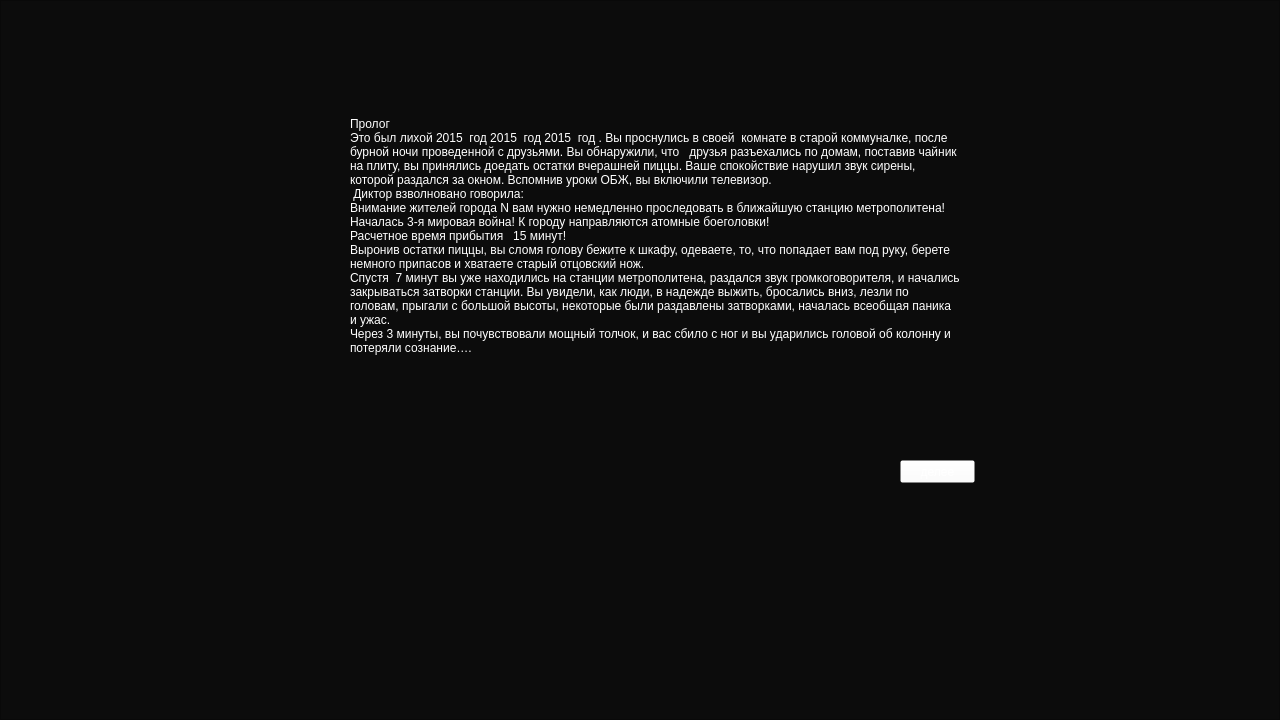
<?xml version="1.0" encoding="UTF-8"?>
<ui version="4.0">
 <class>Prolog</class>
 <widget class="QWidget" name="Prolog">
  <property name="geometry">
   <rect>
    <x>0</x>
    <y>0</y>
    <width>1280</width>
    <height>720</height>
   </rect>
  </property>
  <property name="windowTitle">
   <string>Form</string>
  </property>
  <property name="styleSheet">
   <string notr="true">QTextEdit{
font: 6pt &quot;Press Start 2P&quot;;
color: white;
	background-color: rgba(255, 255, 255, 0);

}

QPushButton { 
background-color: rgba(255, 255, 255, 0);
color:white;
}

QPushButton:hover{

color: rgb(122, 122, 122);
}
QPushButton:pressed{
color:rgb(208, 0, 177);
}

QLabel{
font: 7pt &quot;Press Start 2P&quot;;
color: rgb(255, 255, 255);
}
</string>
  </property>
  <widget class="QPushButton" name="go_to_menu">
   <property name="geometry">
    <rect>
     <x>900</x>
     <y>460</y>
     <width>75</width>
     <height>23</height>
    </rect>
   </property>
   <property name="text">
    <string>делее</string>
   </property>
  </widget>
  <widget class="QGraphicsView" name="graphicsView">
   <property name="geometry">
    <rect>
     <x>0</x>
     <y>0</y>
     <width>1280</width>
     <height>720</height>
    </rect>
   </property>
   <property name="styleSheet">
    <string notr="true">background-color: rgb(12, 12, 12);</string>
   </property>
  </widget>
  <widget class="QLabel" name="label">
   <property name="geometry">
    <rect>
     <x>350</x>
     <y>30</y>
     <width>611</width>
     <height>411</height>
    </rect>
   </property>
   <property name="layoutDirection">
    <enum>Qt::LeftToRight</enum>
   </property>
   <property name="text">
    <string>Пролог 
Это был лихой 2015  год 2015  год 2015  год . Вы проснулись в своей  комнате в старой коммуналке, после бурной ночи проведенной с друзьями. Вы обнаружили, что   друзья разъехались по домам, поставив чайник на плиту, вы принялись доедать остатки вчерашней пиццы. Ваше спокойствие нарушил звук сирены, которой раздался за окном. Вспомнив уроки ОБЖ, вы включили телевизор.
 Диктор взволновано говорила: 
Внимание жителей города N вам нужно немедленно проследовать в ближайшую станцию метрополитена! Началась 3-я мировая война! К городу направляются атомные боеголовки! 
Расчетное время прибытия   15 минут! 
Выронив остатки пиццы, вы сломя голову бежите к шкафу, одеваете, то, что попадает вам под руку, берете немного припасов и хватаете старый отцовский нож.
Спустя  7 минут вы уже находились на станции метрополитена, раздался звук громкоговорителя, и начались закрываться затворки станции. Вы увидели, как люди, в надежде выжить, бросались вниз, лезли по головам, прыгали с большой высоты, некоторые были раздавлены затворками, началась всеобщая паника и ужас. 
Через 3 минуты, вы почувствовали мощный толчок, и вас сбило с ног и вы ударились головой об колонну и потеряли сознание….</string>
   </property>
   <property name="wordWrap">
    <bool>true</bool>
   </property>
  </widget>
  <zorder>graphicsView</zorder>
  <zorder>go_to_menu</zorder>
  <zorder>label</zorder>
 </widget>
 <resources/>
 <connections/>
</ui>
